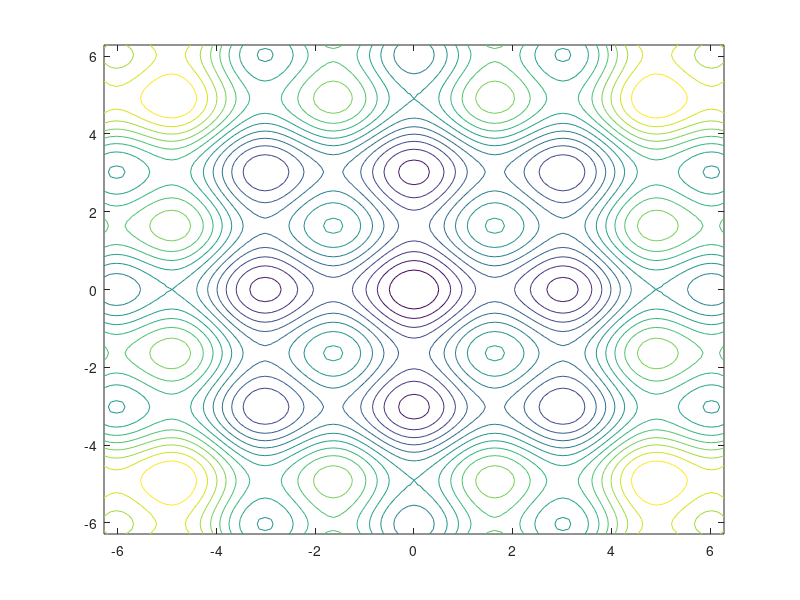

MATLAB code to generate this figure: (Note: this script raises an error after producing the figure.)
% ------------------------------------------------------------- %
% Bat-inspired algorithm for continuous optimization (demo)     %
% ------------------------------------------------------------- %
% This is a simple version implementing the basic idea of the   %
% bat algorithm without fine-tuning the parameters.             %    
% ------------------------------------------------------------- %

% Main programs starts here
function [best,fmin,N_iter]=bat_algorithm(para)
% Display help
% help bat_algorithm.m

% Default parameters
if nargin<1,  para=[40 1000 0.9 0.5];  end
n=para(1);      % Population size, typically 10 to 40
N_gen=para(2);  % Number of generations
A=para(3);      % Loudness  (constant or decreasing)
r=para(4);      % Pulse rate (constant or decreasing)
% This frequency range determines the scalings
% You should change these values if necessary
Qmin=0;         % Frequency minimum
Qmax=2;         % Frequency maximum
% Iteration parameters
N_iter=0;       % Total number of function evaluations
% Dimension of the search variables
d=2;           % Number of dimensions
% Lower limit/bounds/ a vector
Lb=-2.*pi*ones(1,d);
% Upper limit/bounds/ a vector
Ub=2*pi*ones(1,d);
% ----------------------------------------------------
% Grid values of the objective function (visualization)
Ngrid=100;
range=[-2 2 -2 2]*pi;
dx=(range(2)-range(1))/Ngrid;
dy=(range(4)-range(3))/Ngrid;
xgrid=range(1):dx:range(2); ygrid=range(3):dy:range(4);
[x,y]=meshgrid(xgrid,ygrid);
z = x.^2 + y.^2 + 25.*( sin(x).^2 + sin(y).^2 );
% Display the shape of the function to be optimized
%figure(1);
%surfc(x,y,z);
% ---------------------------------------------------
% Initializing arrays
Q=zeros(n,1);   % Frequency
v=zeros(n,d);   % Velocities
% Initialize the population/solutions
for i=1:n,
  Sol(i,:)=Lb+(Ub-Lb).*rand(1,d);
  Fitness(i)=Fun(Sol(i,:));
  x0(i) = Sol(i,1);
  y0(i) = Sol(i,2);
end
% Find the initial best solution
[fmin,I]=min(Fitness);
best=Sol(I,:);
 
% Start the iterations -- Bat Algorithm (essential part)  %
for t=1:N_gen, 
      
  % Loop over all bats/solutions
        for i=1:n,
          Q(i)=Qmin+(Qmin-Qmax)*rand;
          v(i,:)=v(i,:)+(Sol(i,:)-best)*Q(i);
          S(i,:)=Sol(i,:)+v(i,:);

          xn(t,i) = Sol(i,1);
          yn(t,i) = Sol(i,2);
          
          % Apply simple bounds/limits
          Sol(i,:)=simplebounds(Sol(i,:),Lb,Ub);
          % Pulse rate
          if rand>r
          % The factor 0.001 limits the step sizes of random walks
              S(i,:)=best+0.1*randn(1,d);
              %S(i,:)=best+0.001*randn(1,d);
          end

          % Evaluate new solutions
          Fnew=Fun(S(i,:));
          % Update if the solution improves, or not too loud
          if (Fnew<=Fitness(i)) & (rand<A) ,
              Sol(i,:)=S(i,:);              
              Fitness(i)=Fnew;
          end

          % Update the current best solution
          if Fnew<=fmin,
                best=S(i,:);
                fmin=Fnew;
                xbest = S(i,1);
                ybest = S(i,2);
          end
          
        end
        N_iter=N_iter+n;

end
% Output/display
disp(['Number of evaluations: ',num2str(N_iter)]);
disp(['Best =',num2str(best),' fmin=',num2str(fmin)]);
%disp(['Best positions:']);
%disp([xbest,ybest]);

figure(2);
contour(x,y,z,15); hold on;
plot(x0,y0,'.1',"markersize", 5); axis(range);
%for t=50:100,
%  plot(xn(t,:),yn(t,:),'*1',"markersize", 5); axis(range/2);
%end
plot(xbest,ybest,'*0',"markersize", 5); axis(range);


% Application of simple limits/bounds
function s=simplebounds(s,Lb,Ub)
  % Apply the lower bound vector
  ns_tmp=s;
  I=ns_tmp<Lb;
  ns_tmp(I)=Lb(I);
  
  % Apply the upper bound vector 
  J=ns_tmp>Ub;
  ns_tmp(J)=Ub(J);
  % Update this new move 
  s=ns_tmp;

% Objective function
function z=Fun(u)
%-----------------------------------------------------------
% Eggcrate function with fmin=0 at (0,0)
z = u(1).^2 + u(2).^2 + 25.*( sin(u(1)).^2 + sin(u(2)).^2 );
%-----------------------------------------------------------
% Sphere function with fmin=0 at (0,0,...,0)
%z=sum(u.^2);

